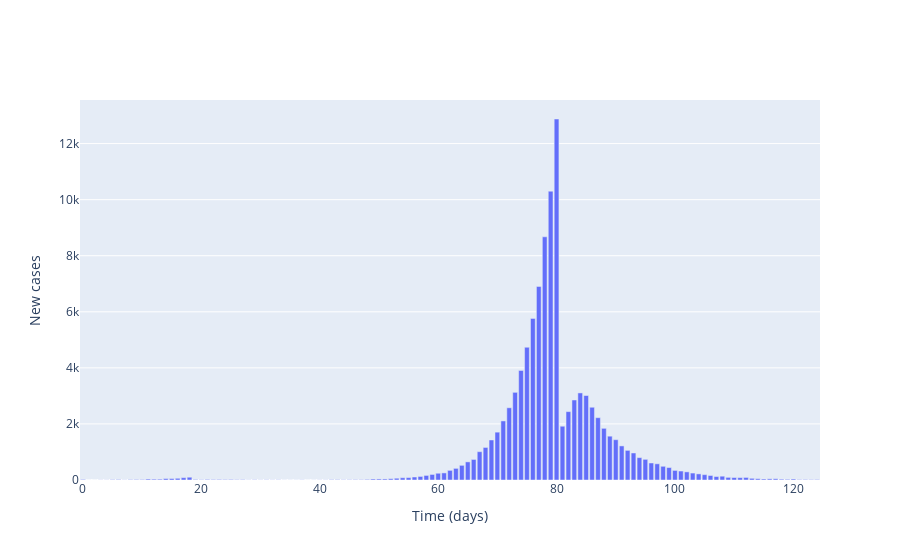
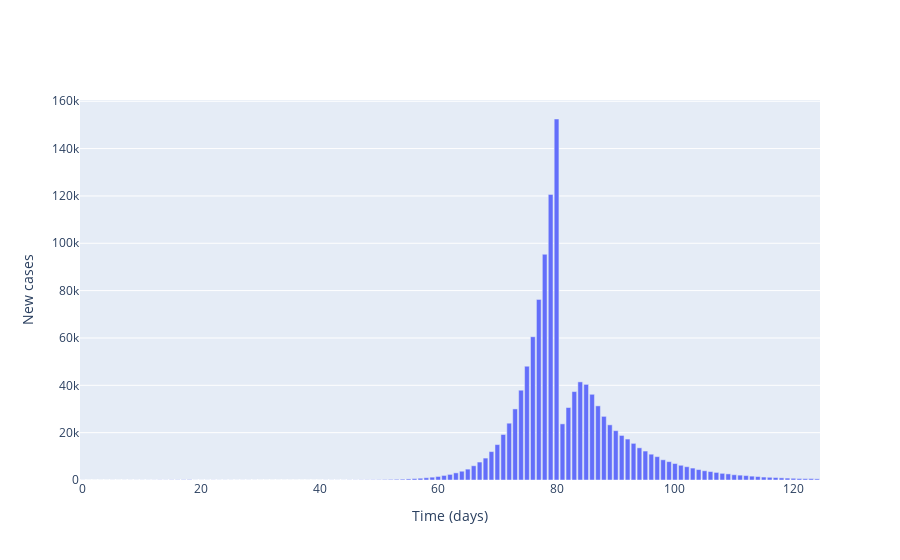
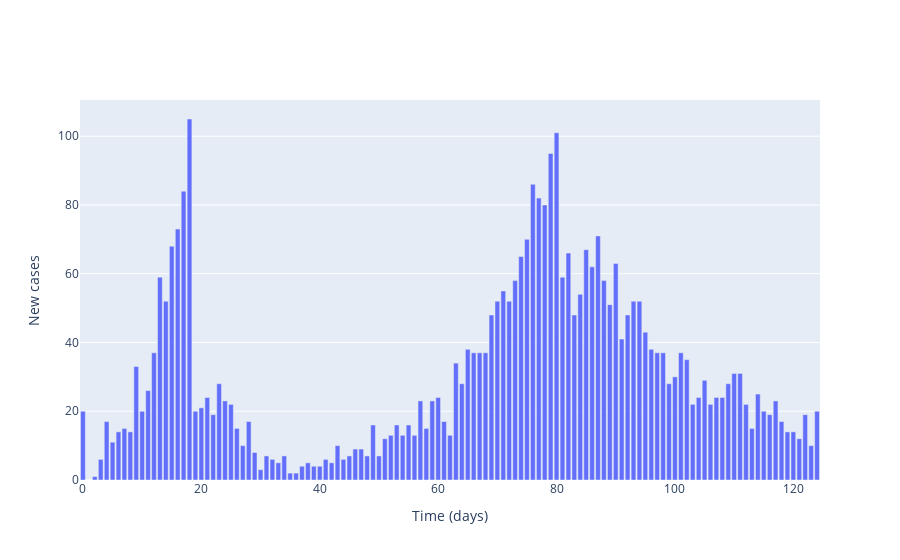
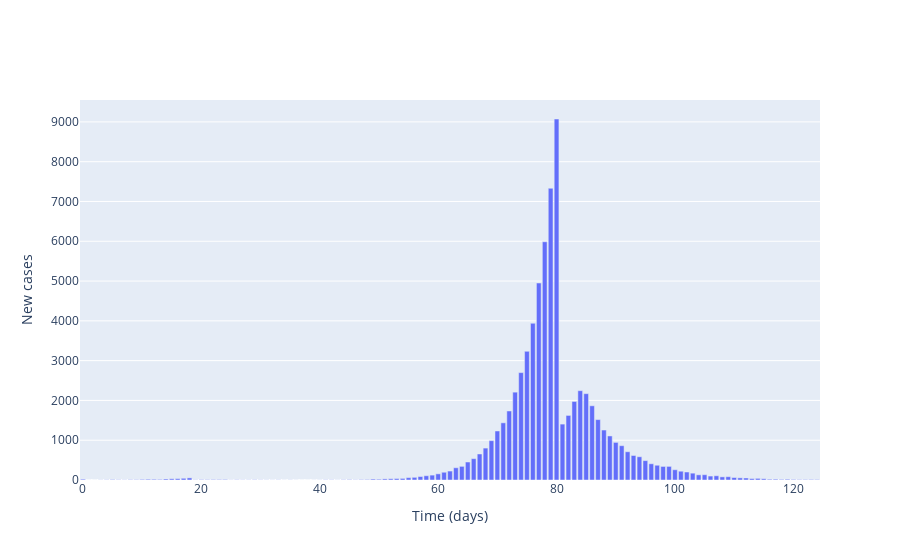

Write notebook code for charts like these, in order.
### Markdown cell above
## Plot agreggated local incidence numbers

### Code cell
for _ in range(len(contact_matrix)):  
    # Plot (bar chart cases each day)
    fig = go.Figure()

    # Plot of incidences
    fig.add_trace(
        go.Bar(
            x=times,
            y=agg_cases[_],
            name='Incidences'
        )
    )

    # Add axis labels
    fig.update_layout(
        xaxis_title='Time (days)',
        yaxis_title='New cases'
    )

    fig.show()

### Figure 1 — Plotly figure (JSON) as saved in the notebook; plotly's stock layout.template omitted (floating-point values rounded to 4 significant figures)
{"data": [{"name": "Incidences", "type": "bar", "x": [0, 1, 2, 3, 4, 5, 6, 7, 8, 9, 10, 11, 12, 13, 14, 15, 16, 17, 18, 19, 20, 21, 22, 23, 24, 25, 26, 27, 28, 29, 30, 31, 32, 33, 34, 35, 36, 37, 38, 39, 40, 41, 42, 43, 44, 45, 46, 47, 48, 49, 50, 51, 52, 53, 54, 55, 56, 57, 58, 59, 60, 61, 62, 63, 64, 65, 66, 67, 68, 69, 70, 71, 72, 73, 74, 75, 76, 77, 78, 79, 80, 81, 82, 83, 84, 85, 86, 87, 88, 89, 90, 91, 92, 93, 94, 95, 96, 97, 98, 99, 100, 101, 102, 103, 104, 105, 106, 107, 108, 109, 110, 111, 112, 113, 114, 115, 116, 117, 118, 119, 120, 121, 122, 123, 124], "y": [20, 0, 0, 4, 4, 13, 17, 5, 14, 18, 17, 34, 30, 30, 51, 53, 61, 83, 99, 19, 11, 21, 18, 20, 16, 20, 12, 14, 5, 9, 5, 8, 5, 7, 2, 2, 3, 6, 1, 2, 4, 5, 13, 13, 9, 10, 13, 13, 21, 35, 37, 37, 47, 63, 81, 86, 107, 127, 163, 198, 241, 253, 344, 415, 523, 646, 733, 1010, 1161, 1428, 1707, 2107, 2576, 3127, 3907, 4735, 5765, 6905, 8675, 10303, 12877, 1918, 2439, 2854, 3106, 3013, 2595, 2223, 1843, 1563, 1438, 1216, 1057, 964, 798, 737, 607, 578, 489, 444, 342, 320, 290, 248, 218, 191, 161, 123, 136, 94, 88, 85, 91, 60, 47, 36, 42, 45, 29, 24, 35, 15, 18, 14, 17]}], "layout": {"xaxis": {"title": {"text": "Time (days)"}}, "yaxis": {"title": {"text": "New cases"}}}}

### Figure 2 — Plotly figure (JSON) as saved in the notebook; plotly's stock layout.template omitted (floating-point values rounded to 4 significant figures)
{"data": [{"name": "Incidences", "type": "bar", "x": [0, 1, 2, 3, 4, 5, 6, 7, 8, 9, 10, 11, 12, 13, 14, 15, 16, 17, 18, 19, 20, 21, 22, 23, 24, 25, 26, 27, 28, 29, 30, 31, 32, 33, 34, 35, 36, 37, 38, 39, 40, 41, 42, 43, 44, 45, 46, 47, 48, 49, 50, 51, 52, 53, 54, 55, 56, 57, 58, 59, 60, 61, 62, 63, 64, 65, 66, 67, 68, 69, 70, 71, 72, 73, 74, 75, 76, 77, 78, 79, 80, 81, 82, 83, 84, 85, 86, 87, 88, 89, 90, 91, 92, 93, 94, 95, 96, 97, 98, 99, 100, 101, 102, 103, 104, 105, 106, 107, 108, 109, 110, 111, 112, 113, 114, 115, 116, 117, 118, 119, 120, 121, 122, 123, 124], "y": [20, 0, 2, 4, 7, 15, 10, 16, 18, 26, 31, 28, 44, 62, 52, 84, 87, 118, 148, 23, 23, 31, 46, 31, 38, 31, 20, 24, 27, 19, 13, 7, 9, 14, 8, 9, 3, 2, 7, 5, 8, 31, 28, 24, 25, 50, 59, 81, 91, 112, 131, 205, 253, 301, 358, 453, 586, 751, 954, 1200, 1495, 1921, 2361, 3016, 3704, 4597, 6016, 7582, 9259, 12000, 14957, 19229, 23995, 30021, 37933, 48061, 60528, 76301, 95352, 120656, 152501, 23715, 30616, 37358, 41452, 40397, 36207, 31318, 26879, 23303, 20838, 18819, 17296, 15480, 13596, 12225, 10904, 9874, 8538, 7761, 6955, 6224, 5617, 5038, 4404, 3894, 3567, 3202, 2814, 2579, 2220, 2055, 1867, 1630, 1457, 1240, 1141, 1042, 910, 807, 722, 625, 576, 592, 490]}], "layout": {"xaxis": {"title": {"text": "Time (days)"}}, "yaxis": {"title": {"text": "New cases"}}}}

### Figure 3 — Plotly figure (JSON) as saved in the notebook; plotly's stock layout.template omitted (floating-point values rounded to 4 significant figures)
{"data": [{"name": "Incidences", "type": "bar", "x": [0, 1, 2, 3, 4, 5, 6, 7, 8, 9, 10, 11, 12, 13, 14, 15, 16, 17, 18, 19, 20, 21, 22, 23, 24, 25, 26, 27, 28, 29, 30, 31, 32, 33, 34, 35, 36, 37, 38, 39, 40, 41, 42, 43, 44, 45, 46, 47, 48, 49, 50, 51, 52, 53, 54, 55, 56, 57, 58, 59, 60, 61, 62, 63, 64, 65, 66, 67, 68, 69, 70, 71, 72, 73, 74, 75, 76, 77, 78, 79, 80, 81, 82, 83, 84, 85, 86, 87, 88, 89, 90, 91, 92, 93, 94, 95, 96, 97, 98, 99, 100, 101, 102, 103, 104, 105, 106, 107, 108, 109, 110, 111, 112, 113, 114, 115, 116, 117, 118, 119, 120, 121, 122, 123, 124], "y": [20, 0, 1, 6, 17, 11, 14, 15, 14, 33, 20, 26, 37, 59, 52, 68, 73, 84, 105, 20, 21, 24, 19, 28, 23, 22, 15, 10, 17, 8, 3, 7, 6, 5, 7, 2, 2, 4, 5, 4, 4, 6, 5, 10, 6, 7, 9, 9, 7, 16, 7, 12, 13, 16, 13, 16, 13, 23, 15, 23, 24, 17, 13, 34, 28, 38, 37, 37, 37, 48, 52, 55, 52, 58, 65, 70, 86, 82, 80, 95, 101, 59, 66, 48, 54, 67, 62, 71, 58, 51, 63, 41, 48, 52, 52, 43, 38, 37, 37, 28, 30, 37, 35, 22, 24, 29, 22, 24, 24, 28, 31, 31, 22, 15, 25, 20, 19, 23, 17, 14, 14, 12, 19, 10, 20]}], "layout": {"xaxis": {"title": {"text": "Time (days)"}}, "yaxis": {"title": {"text": "New cases"}}}}

### Figure 4 — Plotly figure (JSON) as saved in the notebook; plotly's stock layout.template omitted (floating-point values rounded to 4 significant figures)
{"data": [{"name": "Incidences", "type": "bar", "x": [0, 1, 2, 3, 4, 5, 6, 7, 8, 9, 10, 11, 12, 13, 14, 15, 16, 17, 18, 19, 20, 21, 22, 23, 24, 25, 26, 27, 28, 29, 30, 31, 32, 33, 34, 35, 36, 37, 38, 39, 40, 41, 42, 43, 44, 45, 46, 47, 48, 49, 50, 51, 52, 53, 54, 55, 56, 57, 58, 59, 60, 61, 62, 63, 64, 65, 66, 67, 68, 69, 70, 71, 72, 73, 74, 75, 76, 77, 78, 79, 80, 81, 82, 83, 84, 85, 86, 87, 88, 89, 90, 91, 92, 93, 94, 95, 96, 97, 98, 99, 100, 101, 102, 103, 104, 105, 106, 107, 108, 109, 110, 111, 112, 113, 114, 115, 116, 117, 118, 119, 120, 121, 122, 123, 124], "y": [20, 0, 0, 3, 5, 11, 6, 4, 8, 8, 15, 19, 18, 15, 26, 31, 34, 43, 53, 5, 10, 9, 12, 12, 13, 3, 6, 4, 4, 6, 4, 3, 2, 4, 1, 3, 1, 0, 0, 1, 2, 5, 5, 2, 6, 9, 5, 10, 12, 23, 19, 28, 32, 37, 40, 59, 67, 87, 107, 123, 155, 195, 225, 308, 343, 452, 536, 654, 802, 989, 1232, 1437, 1735, 2208, 2699, 3234, 3939, 4951, 5988, 7332, 9073, 1405, 1623, 1974, 2245, 2170, 1865, 1518, 1256, 1107, 945, 862, 710, 616, 584, 487, 408, 371, 341, 342, 258, 221, 201, 172, 130, 133, 99, 106, 79, 83, 62, 54, 51, 36, 41, 32, 19, 20, 15, 19, 14, 10, 11, 13, 11]}], "layout": {"xaxis": {"title": {"text": "Time (days)"}}, "yaxis": {"title": {"text": "New cases"}}}}
